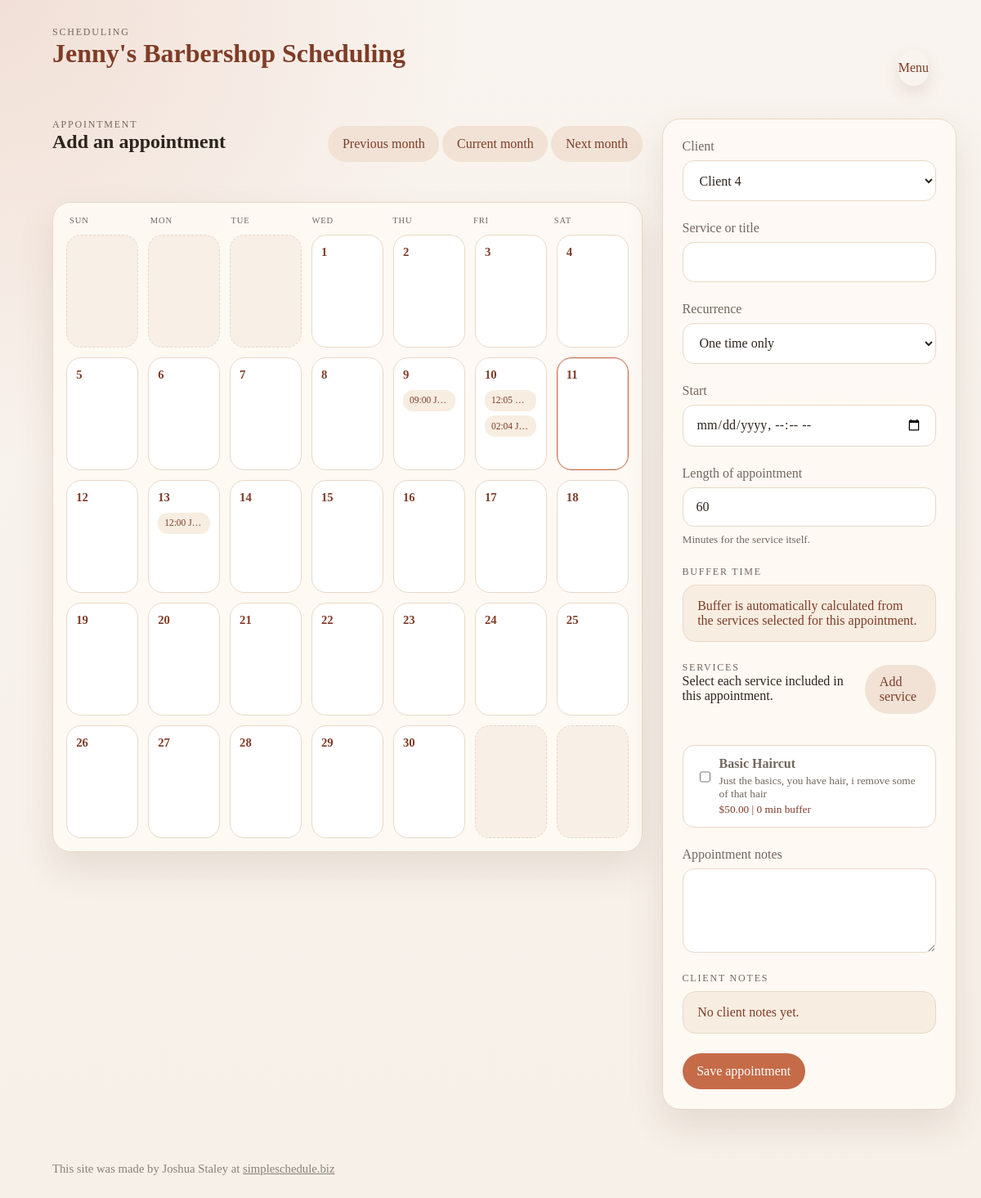
Page /appointments/new (signed in) on the committed database.
### salon_scheduler/models.py (models this page shows)
class Appointment(db.Model):
    id = db.Column(db.Integer, primary_key=True)
    client_id = db.Column(db.Integer, db.ForeignKey("client.id"), nullable=False)
    recurring_series_id = db.Column(db.Integer, db.ForeignKey("recurring_series.id"))
    promotion_id = db.Column(db.Integer, db.ForeignKey("promotion.id"))
    title = db.Column(db.String(120), nullable=False)
    start_datetime = db.Column(db.DateTime, nullable=False)
    end_datetime = db.Column(db.DateTime, nullable=False)
    duration_minutes = db.Column(db.Integer, nullable=False, default=60)
    buffer_minutes = db.Column(db.Integer, nullable=False, default=0)
    status = db.Column(db.String(20), default="scheduled", nullable=False)
    notes = db.Column(db.Text)
    is_override = db.Column(db.Boolean, default=False, nullable=False)
    override_reason = db.Column(db.String(255))
    created_at = db.Column(db.DateTime, default=datetime.utcnow, nullable=False)
    updated_at = db.Column(db.DateTime, default=datetime.utcnow, onupdate=datetime.utcnow, nullable=False)
    client = db.relationship("Client", back_populates="appointments")
    recurring_series = db.relationship("RecurringSeries", back_populates="appointments")
    change_requests = db.relationship("ChangeRequest", back_populates="appointment")
    services = db.relationship("Service", secondary=appointment_services, back_populates="appointments")
    promotion = db.relationship("Promotion", back_populates="appointments")

class Client(db.Model):
    id = db.Column(db.Integer, primary_key=True)
    first_name = db.Column(db.String(80), nullable=False)
    last_name = db.Column(db.String(80), nullable=False)
    birthdate = db.Column(db.Date)
    phone = db.Column(db.String(40))
    email = db.Column(db.String(120))
    notes = db.Column(db.Text)
    photo_filename = db.Column(db.String(255))
    is_regular = db.Column(db.Boolean, default=False, nullable=False)
    created_at = db.Column(db.DateTime, default=datetime.utcnow, nullable=False)
    appointments = db.relationship("Appointment", back_populates="client", cascade="all, delete-orphan")
    recurring_series = db.relationship("RecurringSeries", back_populates="client", cascade="all, delete-orphan")
    change_requests = db.relationship("ChangeRequest", back_populates="client", cascade="all, delete-orphan")
    promotions = db.relationship("Promotion", secondary=promotion_clients, back_populates="eligible_clients")
    @property
    def full_name(self) -> str:
        return f"{self.first_name} {self.last_name}".strip()

class Service(db.Model):
    id = db.Column(db.Integer, primary_key=True)
    display_name = db.Column(db.String(120), nullable=False)
    description = db.Column(db.Text)
    internal_description = db.Column(db.Text)
    price = db.Column(db.Numeric(10, 2), nullable=False, default=Decimal("0.00"))
    cost = db.Column(db.Numeric(10, 2), nullable=False, default=Decimal("0.00"))
    buffer_minutes = db.Column(db.Integer, nullable=False, default=0)
    created_at = db.Column(db.DateTime, default=datetime.utcnow, nullable=False)
    updated_at = db.Column(db.DateTime, default=datetime.utcnow, onupdate=datetime.utcnow, nullable=False)
    appointments = db.relationship("Appointment", secondary=appointment_services, back_populates="services")
    recurring_series = db.relationship("RecurringSeries", secondary=recurring_series_services, back_populates="services")
    change_requests = db.relationship("ChangeRequest", secondary=change_request_services, back_populates="services")
    promotions = db.relationship("Promotion", back_populates="service")

### salon_scheduler/routes.py (the view, shortened to what this page needs)
@main_bp.route("/appointments/new", methods=["GET", "POST"])
@stylist_login_required
def create_appointment():
    clients = Client.query.order_by(Client.last_name.asc()).all()
    service_options = get_service_options()
    selected_month, month_grid, previous_month, next_month_param = appointment_form_calendar(request.args.get("month"))
    return render_appointment_form_template(
        clients=clients,
        appointment=None,
        selected_month=selected_month,
        month_grid=month_grid,
        previous_month=previous_month,
        next_month_param=next_month_param,
        show_series_options=False,
        service_options=service_options,
        selected_service_ids=[],
    )

### salon_scheduler/templates/appointment_form.html (shortened to what this page needs)
{% extends "base.html" %}
{% block content %}
<section class="schedule-layout request-layout appointment-layout">
    <div class="schedule-main">
        <section class="section-heading standalone month-header">
            <div>
                <p class="eyebrow">Appointment</p>
                <h2>{{ "Edit appointment" if appointment else "Add an appointment" }}</h2>
            </div>
            <div class="month-nav">
                <a class="button subtle" href="{{ url_for(request.endpoint, appointment_id=appointment.id, source=request.args.get('source'), month=previous_month) if appointment else url_for(request.endpoint, month=previous_month) }}">Previous month</a>
                <a class="button subtle" href="{{ url_for(request.endpoint, appointment_id=appointment.id, source=request.args.get('source')) if appointment else url_for(request.endpoint) }}">Current month</a>
                <a class="button subtle" href="{{ url_for(request.endpoint, appointment_id=appointment.id, source=request.args.get('source'), month=next_month_param) if appointment else url_for(request.endpoint, month=next_month_param) }}">Next month</a>
            </div>
        </section>
        <section class="card month-card">
            <div class="month-weekdays">
                <span>Sun</span>
                <span>Mon</span>
                <span>Tue</span>
                <span>Wed</span>
                <span>Thu</span>
                <span>Fri</span>
                <span>Sat</span>
            </div>
            <div class="month-grid">
                {% for week in month_grid %}
                    {% for cell in week %}
                        <article class="month-cell {% if not cell.in_month %}month-cell-empty{% endif %} {% if cell.is_today %}month-cell-today{% endif %} {% if cell.is_all_day_off %}month-cell-blocked{% endif %}">
                            {% if cell.in_month %}
                                <div class="month-day">{{ cell.date.day }}</div>
                                <div class="month-events">
                                    {% for month_appointment in cell.appointments[:3] %}
                                        <a class="month-event" href="{{ url_for('main.edit_appointment', appointment_id=month_appointment.id, source=request.args.get('source'), month=selected_month.strftime('%Y-%m')) }}">
                                            <span>{{ month_appointment.start_datetime.strftime("%I:%M") }} {{ month_appointment.client.full_name }}</span>
                                        </a>
                                    {% endfor %}
                                </div>
                            {% endif %}
                        </article>
                    {% endfor %}
                {% endfor %}
            </div>
        </section>
    </div>
    <aside class="schedule-side">
        <section class="card side-pane">
            <form method="post" class="form-grid request-form-grid">
                <label class="full">
                    Client
                    <select name="client_id" id="client_id" required>
                        {% for client in clients %}
                            <option
                                value="{{ client.id }}"
                                data-client-notes="{{ (client.notes or 'No client notes yet.')|e }}"
                            >
                                {{ client.full_name }}
                            </option>
                        {% endfor %}
                    </select>
                </label>
                <label>
                    Service or title
                    <input type="text" name="title" value="{{ appointment.title if appointment else '' }}" required>
                </label>
                <label>
                    Recurrence
                    <select name="recurrence" {% if appointment and appointment.recurring_series_id %}disabled{% endif %}>
                        <option value="none" {% if not appointment or not appointment.recurring_series_id %}selected{% endif %}>One time only</option>
                    </select>
                </label>
                <label>
                    Start
                    <input type="datetime-local" name="start_datetime" value="{{ appointment.start_datetime.strftime('%Y-%m-%dT%H:%M') if appointment else '' }}" required>
                </label>
                <label>
                    Length of appointment
                    <input type="number" min="0" step="5" name="duration_minutes" value="{{ appointment.duration_minutes if appointment else 60 }}" required>
                    <small>Minutes for the service itself.</small>
                </label>
                <section class="note-panel">
                    <p class="eyebrow">Buffer Time</p>
                    <div class="note-card">Buffer is automatically calculated from the services selected for this appointment.</div>
                </section>
                <section class="full scope-panel">
                    <div class="section-heading standalone service-picker-heading">
                        <div>
                            <p class="eyebrow">Services</p>
                            <p>Select each service included in this appointment.</p>
                        </div>
                        <a class="button subtle" href="{{ url_for('main.create_service') }}">Add service</a>
                    </div>
                    {% if service_options %}
                        <div class="service-picker-grid">
                            {% for service in service_options %}
                                <label class="scope-option service-option">
                                    <input
                                        type="checkbox"
                                        name="service_ids"
                                        value="{{ service.id }}"
                                    >
                                    <span>
                                        <strong>{{ service.display_name }}</strong>
                                        <small>{{ service.description or "No client-facing description yet." }}</small>
                                        <small class="note-detail">${{ '%.2f'|format(service.price) }} | {{ service.buffer_minutes }} min buffer</small>
                                    </span>
                                </label>
                            {% endfor %}
                        </div>
                    {% else %}
                        <div class="note-card">No services added yet. Create a service first, then come back to attach it to appointments.</div>
                    {% endif %}
                </section>
                <label class="full">
                    Appointment notes
                    <textarea name="notes" rows="4">{{ appointment.notes if appointment else '' }}</textarea>
                </label>
                <section class="full note-panel">
                    <p class="eyebrow">Client Notes</p>
                    <div class="note-card" id="client-notes-display">
                    </div>
                </section>
                <div class="full actions-row">
                    <button class="button" type="submit">Save appointment</button>
                </div>
            </form>
        </section>
    </aside>
</section>
{% endblock %}

### rows in the picture
Appointment: start_datetime "09:00", client.full_name "J…"
Appointment: start_datetime "12:05"
Appointment: start_datetime "02:04", client.full_name "J…"
Appointment: start_datetime "12:00", client.full_name "J…"
Service: display_name "Basic Haircut", description "Just the basics, you have hair, i remove some of that hair", price "50.00", buffer_minutes "0"

### other values in the picture
{{ "Edit appointment" if appointment else "Add an appointment" }} "Add an appointment"
{{ cell.date.day }} "1" "2" "3" "4" "5" "6" "7" "8" "9" "10" "11" "12" "13" "14" "15" "16" "17" "18" "19" "20" "21" "22" "23" "24" "25" "26" "27" "28" "29" "30"
form field client_id "Client 4"
